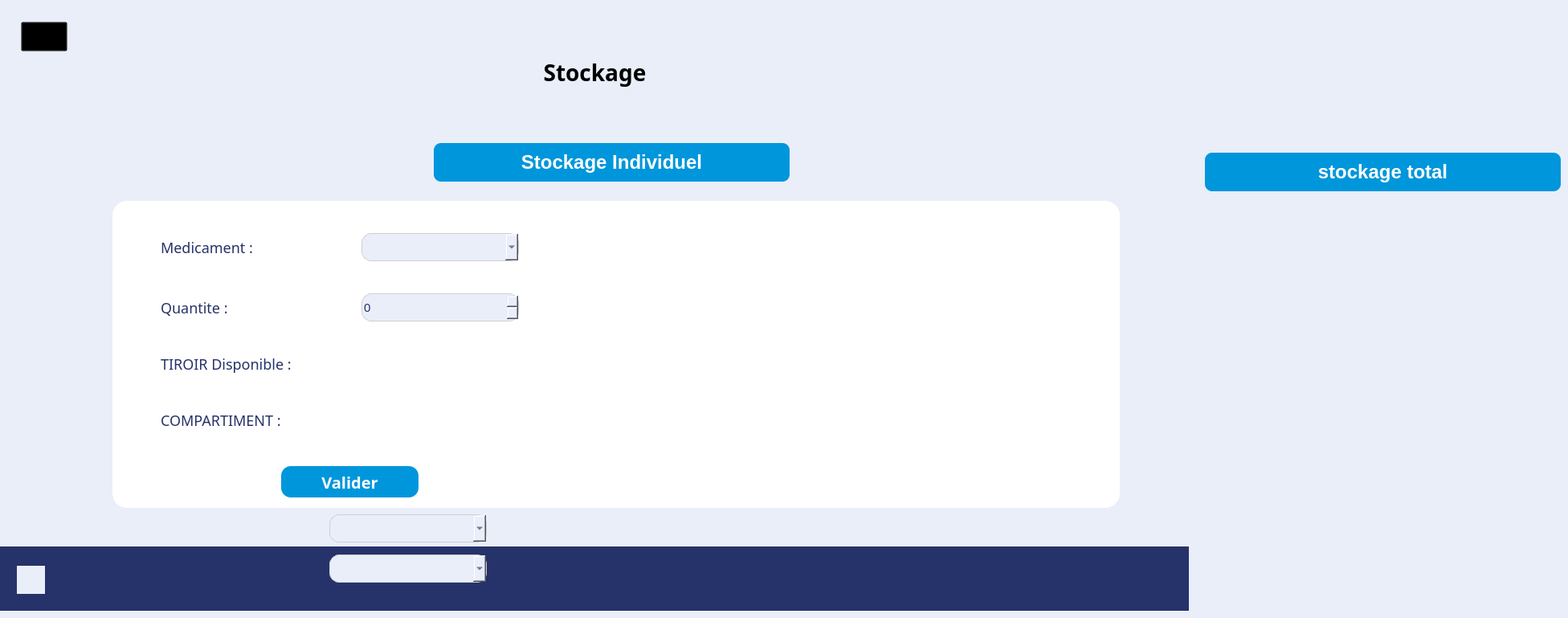
    <widget class="QWidget" name="page_7">
     <property name="styleSheet">
      <string notr="true">background :#E9EEF9;</string>
     </property>
     <widget class="QLabel" name="heure_18">
      <property name="geometry">
       <rect>
        <x>860</x>
        <y>712</y>
        <width>100</width>
        <height>18</height>
       </rect>
      </property>
      <property name="font">
       <font>
        <family>Montserrat</family>
        <pointsize>14</pointsize>
        <italic>false</italic>
        <bold>false</bold>
       </font>
      </property>
      <property name="styleSheet">
       <string notr="true">/* Thursday , October 6 2022 */

position: absolute;
width: 196px;
height: 18px;
left: 636px;
top: 712px;

font-family: 'Montserrat';
font-style: normal;
font-weight: 400;
font-size: 14.766px;
line-height: 18px;
/* identical to box height */
text-transform: capitalize;

color: #FFFFFF;

background : transparent;</string>
      </property>
      <property name="text">
       <string/>
      </property>
     </widget>
     <widget class="QLabel" name="nom_log_5">
      <property name="geometry">
       <rect>
        <x>78</x>
        <y>712</y>
        <width>101</width>
        <height>20</height>
       </rect>
      </property>
      <property name="font">
       <font>
        <family>Montserrat</family>
        <pointsize>-1</pointsize>
        <italic>false</italic>
        <bold>true</bold>
       </font>
      </property>
      <property name="styleSheet">
       <string notr="true">/* User ADMIN */

position: absolute;
width: 109px;
height: 20px;
left: 78px;
top: 712px;

font-family: 'Montserrat';
font-style: normal;
font-weight: 600;
font-size: 16px;
line-height: 20px;
/* identical to box height */
text-transform: uppercase;

color: #FFFFFF;
background : transparent;
</string>
      </property>
      <property name="text">
       <string/>
      </property>
     </widget>
     <widget class="QLabel" name="label_53">
      <property name="geometry">
       <rect>
        <x>1302</x>
        <y>705</y>
        <width>139</width>
        <height>34</height>
       </rect>
      </property>
      <property name="styleSheet">
       <string notr="true">background : #26326A;</string>
      </property>
      <property name="text">
       <string/>
      </property>
      <property name="pixmap">
       <pixmap resource="Ressources.qrc">:/images/Asqii 2.png</pixmap>
      </property>
     </widget>
     <widget class="QLabel" name="label_54">
      <property name="geometry">
       <rect>
        <x>0</x>
        <y>680</y>
        <width>1480</width>
        <height>80</height>
       </rect>
      </property>
      <property name="styleSheet">
       <string notr="true">background : #26326A;</string>
      </property>
      <property name="text">
       <string/>
      </property>
     </widget>
     <widget class="QLabel" name="date_18">
      <property name="geometry">
       <rect>
        <x>636</x>
        <y>712</y>
        <width>196</width>
        <height>18</height>
       </rect>
      </property>
      <property name="font">
       <font>
        <family>Montserrat</family>
        <pointsize>14</pointsize>
        <italic>false</italic>
        <bold>false</bold>
       </font>
      </property>
      <property name="styleSheet">
       <string notr="true">/* Thursday , October 6 2022 */

position: absolute;
width: 196px;
height: 18px;
left: 636px;
top: 712px;

font-family: 'Montserrat';
font-style: normal;
font-weight: 400;
font-size: 14.766px;
line-height: 18px;
/* identical to box height */
text-transform: capitalize;

color: #FFFFFF;

background : transparent;</string>
      </property>
      <property name="text">
       <string/>
      </property>
     </widget>
     <widget class="QLabel" name="label_55">
      <property name="geometry">
       <rect>
        <x>21</x>
        <y>704</y>
        <width>35</width>
        <height>35</height>
       </rect>
      </property>
      <property name="styleSheet">
       <string notr="true">/* settings 1 */

position: absolute;
width: 35px;
height: 35px;
left: 21px;
top: 704px;

background: url(settings.png);
</string>
      </property>
      <property name="text">
       <string/>
      </property>
      <property name="pixmap">
       <pixmap resource="Ressources.qrc">:/images/settings 1 .png</pixmap>
      </property>
     </widget>
     <widget class="QPushButton" name="return_page2_from_stockage">
      <property name="geometry">
       <rect>
        <x>26</x>
        <y>27</y>
        <width>58</width>
        <height>37</height>
       </rect>
      </property>
      <property name="styleSheet">
       <string notr="true">background : transparent;
</string>
      </property>
      <property name="text">
       <string/>
      </property>
      <property name="icon">
       <iconset resource="Ressources.qrc">
        <normaloff>:/images/Group 26.png</normaloff>:/images/Group 26.png</iconset>
      </property>
      <property name="iconSize">
       <size>
        <width>58</width>
        <height>37</height>
       </size>
      </property>
     </widget>
     <widget class="QLabel" name="label_105">
      <property name="geometry">
       <rect>
        <x>581</x>
        <y>58</y>
        <width>319</width>
        <height>64</height>
       </rect>
      </property>
      <property name="font">
       <font>
        <family>Montserrat</family>
        <pointsize>21</pointsize>
        <italic>false</italic>
        <bold>true</bold>
       </font>
      </property>
      <property name="styleSheet">
       <string notr="true">/* drug validation */

position: absolute;
width: 526px;
height: 64px;
left: 477px;
top: 58px;

font-family: 'Montserrat';
font-style: normal;
font-weight: 700;
font-size: 52.8201px;
line-height: 64px;
text-transform: uppercase;

color: #000000;

</string>
      </property>
      <property name="text">
       <string>Stockage</string>
      </property>
      <property name="alignment">
       <set>Qt::AlignCenter</set>
      </property>
     </widget>
     <widget class="QPushButton" name="stockage_indiv">
      <property name="geometry">
       <rect>
        <x>540</x>
        <y>178</y>
        <width>443</width>
        <height>48</height>
       </rect>
      </property>
      <property name="styleSheet">
       <string notr="true">/* Collect */

position: absolute;
width: 184px;
height: 53.96px;
left: 413px;
top: 175.92px;

font-family: 'Montserrat';
font-style: normal;
font-weight: 600;
font-size: 24px;
line-height: 29px;
display: flex;
align-items: center;
text-align: center;
text-transform: uppercase;

color: #FFFFFF;
/* Rectangle 39 */

box-sizing: border-box;

position: absolute;
width: 443px;
height: 48.64px;
left: 284px;
top: 178.2px;

background: #0096DC;
border-radius: 8.85963px;

</string>
      </property>
      <property name="text">
       <string>Stockage Individuel</string>
      </property>
     </widget>
     <widget class="QPushButton" name="stockage_tot">
      <property name="geometry">
       <rect>
        <x>1500</x>
        <y>190</y>
        <width>443</width>
        <height>48</height>
       </rect>
      </property>
      <property name="styleSheet">
       <string notr="true">/* Collect */

position: absolute;
width: 184px;
height: 53.96px;
left: 413px;
top: 175.92px;

font-family: 'Montserrat';
font-style: normal;
font-weight: 600;
font-size: 24px;
line-height: 29px;
display: flex;
align-items: center;
text-align: center;
text-transform: uppercase;

color: #FFFFFF;
/* Rectangle 39 */

box-sizing: border-box;

position: absolute;
width: 443px;
height: 48.64px;
left: 284px;
top: 178.2px;

background: #0096DC;
border-radius: 8.85963px;

</string>
      </property>
      <property name="text">
       <string>stockage total</string>
      </property>
     </widget>
     <widget class="QComboBox" name="comboBox_5">
      <property name="geometry">
       <rect>
        <x>410</x>
        <y>640</y>
        <width>196</width>
        <height>35</height>
       </rect>
      </property>
      <property name="styleSheet">
       <string notr="true">font-family: 'Montserrat';

font-size: 15px;
/* identical to box height */
display: flex;
align-items: center;
text-align: center;
text-transform: uppercase;

color: #26326A;

background : #E9EEF9;
border-radius: 12px;
border: 1px solid #CFCFCF;
</string>
      </property>
     </widget>
     <widget class="QComboBox" name="comboBox_4">
      <property name="geometry">
       <rect>
        <x>410</x>
        <y>690</y>
        <width>196</width>
        <height>35</height>
       </rect>
      </property>
      <property name="styleSheet">
       <string notr="true">font-family: 'Montserrat';

font-size: 15px;
/* identical to box height */
display: flex;
align-items: center;
text-align: center;
text-transform: uppercase;

color: #26326A;

background : #E9EEF9;
border-radius: 12px;
border: 1px solid #CFCFCF;
</string>
      </property>
     </widget>
     <widget class="QSpinBox" name="spinBox">
      <property name="geometry">
       <rect>
        <x>450</x>
        <y>365</y>
        <width>196</width>
        <height>35</height>
       </rect>
      </property>
      <property name="styleSheet">
       <string notr="true">font-family: 'Montserrat';

font-size: 15px;
/* identical to box height */
display: flex;
align-items: center;
text-align: center;
text-transform: uppercase;

color: #26326A;

background : #E9EEF9;
border-radius: 12px;
border: 1px solid #CFCFCF;
</string>
      </property>
     </widget>
     <widget class="QLabel" name="label_stockage_indiv">
      <property name="geometry">
       <rect>
        <x>140</x>
        <y>250</y>
        <width>1254</width>
        <height>382</height>
       </rect>
      </property>
      <property name="styleSheet">
       <string notr="true">/* Rectangle 36 */

box-sizing: border-box;

position: absolute;
width: 1253px;
height: 505px;
left: 113px;
top: 152px;

background: #FFFFFF;
border-radius: 18.1098px;
</string>
      </property>
      <property name="text">
       <string/>
      </property>
     </widget>
     <widget class="QLabel" name="label_164">
      <property name="geometry">
       <rect>
        <x>200</x>
        <y>510</y>
        <width>191</width>
        <height>25</height>
       </rect>
      </property>
      <property name="font">
       <font>
        <family>Montserrat</family>
        <pointsize>-1</pointsize>
        <italic>false</italic>
        <bold>false</bold>
       </font>
      </property>
      <property name="styleSheet">
       <string notr="true">background: transparent;

/* SOMME DES DOSE : */

position: absolute;
width: 182px;
height: 22px;
left: 913px;
top: 393px;

font-family: 'Montserrat';
font-style: normal;
font-weight: 400;
font-size: 18px;
line-height: 22px;
/* identical to box height */
display: flex;
align-items: center;
text-align: center;
text-transform: uppercase;

color: #26326A;



</string>
      </property>
      <property name="text">
       <string>COMPARTIMENT :</string>
      </property>
     </widget>
     <widget class="QLabel" name="label_154">
      <property name="geometry">
       <rect>
        <x>200</x>
        <y>440</y>
        <width>191</width>
        <height>25</height>
       </rect>
      </property>
      <property name="font">
       <font>
        <family>Montserrat</family>
        <pointsize>-1</pointsize>
        <italic>false</italic>
        <bold>false</bold>
       </font>
      </property>
      <property name="styleSheet">
       <string notr="true">background: transparent;

/* SOMME DES DOSE : */

position: absolute;
width: 182px;
height: 22px;
left: 913px;
top: 393px;

font-family: 'Montserrat';
font-style: normal;
font-weight: 400;
font-size: 18px;
line-height: 22px;
/* identical to box height */
display: flex;
align-items: center;
text-align: center;
text-transform: uppercase;

color: #26326A;



</string>
      </property>
      <property name="text">
       <string>TIROIR Disponible :</string>
      </property>
     </widget>
     <widget class="QLabel" name="label_152">
      <property name="geometry">
       <rect>
        <x>200</x>
        <y>295</y>
        <width>141</width>
        <height>25</height>
       </rect>
      </property>
      <property name="font">
       <font>
        <family>Montserrat</family>
        <pointsize>-1</pointsize>
        <italic>false</italic>
        <bold>false</bold>
       </font>
      </property>
      <property name="styleSheet">
       <string notr="true">background: transparent;

/* SOMME DES DOSE : */

position: absolute;
width: 182px;
height: 22px;
left: 913px;
top: 393px;

font-family: 'Montserrat';
font-style: normal;
font-weight: 400;
font-size: 18px;
line-height: 22px;
/* identical to box height */
display: flex;
align-items: center;
text-align: center;
text-transform: uppercase;

color: #26326A;



</string>
      </property>
      <property name="text">
       <string>Medicament : </string>
      </property>
     </widget>
     <widget class="QPushButton" name="Valider_stockage">
      <property name="geometry">
       <rect>
        <x>350</x>
        <y>580</y>
        <width>171</width>
        <height>39</height>
       </rect>
      </property>
      <property name="font">
       <font>
        <family>Montserrat</family>
        <pointsize>-1</pointsize>
        <italic>false</italic>
        <bold>true</bold>
       </font>
      </property>
      <property name="styleSheet">
       <string notr="true">/* Rectangle 18 */

box-sizing: border-box;

position: absolute;
width: 90px;
height: 31px;
left: 429px;
top: 289px;

background: #0096DC;
border-radius: 12px;
color : #FFFFFF;
/* confirm all */

position: absolute;
width: 116px;
height: 24px;
left: 1092px;
top: 534px;

font-family: 'Montserrat';
font-style: normal;
font-weight: 600;
font-size: 20px;
line-height: 24px;
text-transform: capitalize;

color: #FFFFFF;

</string>
      </property>
      <property name="text">
       <string>Valider</string>
      </property>
     </widget>
     <widget class="QComboBox" name="comboBox_2">
      <property name="geometry">
       <rect>
        <x>450</x>
        <y>290</y>
        <width>196</width>
        <height>35</height>
       </rect>
      </property>
      <property name="styleSheet">
       <string notr="true">font-family: 'Montserrat';

font-size: 15px;
/* identical to box height */
display: flex;
align-items: center;
text-align: center;
text-transform: uppercase;

color: #26326A;

background : #E9EEF9;
border-radius: 12px;
border: 1px solid #CFCFCF;
</string>
      </property>
      <property name="editable">
       <bool>true</bool>
      </property>
      <property name="currentText">
       <string/>
      </property>
      <property name="currentIndex">
       <number>-1</number>
      </property>
      <property name="placeholderText">
       <string>MED</string>
      </property>
     </widget>
     <widget class="QLabel" name="label_153">
      <property name="geometry">
       <rect>
        <x>200</x>
        <y>370</y>
        <width>141</width>
        <height>25</height>
       </rect>
      </property>
      <property name="font">
       <font>
        <family>Montserrat</family>
        <pointsize>-1</pointsize>
        <italic>false</italic>
        <bold>false</bold>
       </font>
      </property>
      <property name="styleSheet">
       <string notr="true">background: transparent;

/* SOMME DES DOSE : */

position: absolute;
width: 182px;
height: 22px;
left: 913px;
top: 393px;

font-family: 'Montserrat';
font-style: normal;
font-weight: 400;
font-size: 18px;
line-height: 22px;
/* identical to box height */
display: flex;
align-items: center;
text-align: center;
text-transform: uppercase;

color: #26326A;



</string>
      </property>
      <property name="text">
       <string>Quantite :</string>
      </property>
     </widget>
     <zorder>label_stockage_indiv</zorder>
     <zorder>label_54</zorder>
     <zorder>label_55</zorder>
     <zorder>nom_log_5</zorder>
     <zorder>date_18</zorder>
     <zorder>heure_18</zorder>
     <zorder>label_53</zorder>
     <zorder>return_page2_from_stockage</zorder>
     <zorder>label_105</zorder>
     <zorder>stockage_indiv</zorder>
     <zorder>stockage_tot</zorder>
     <zorder>comboBox_5</zorder>
     <zorder>comboBox_4</zorder>
     <zorder>label_164</zorder>
     <zorder>label_154</zorder>
     <zorder>label_152</zorder>
     <zorder>Valider_stockage</zorder>
     <zorder>comboBox_2</zorder>
     <zorder>label_153</zorder>
     <zorder>spinBox</zorder>
    </widget>
